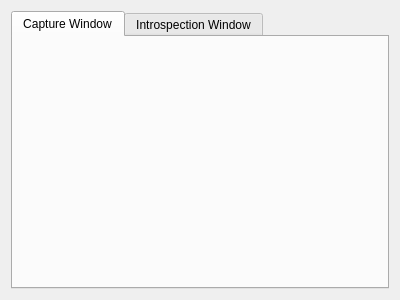
<?xml version="1.0" encoding="UTF-8"?>
<ui version="4.0">
 <class>DebugTabWidget</class>
 <widget class="QWidget" name="DebugTabWidget">
  <property name="geometry">
   <rect>
    <x>0</x>
    <y>0</y>
    <width>400</width>
    <height>300</height>
   </rect>
  </property>
  <property name="windowTitle">
   <string>Form</string>
  </property>
  <layout class="QGridLayout" name="gridLayout">
   <item row="0" column="0">
    <widget class="QTabWidget" name="tabWidget">
     <property name="currentIndex">
      <number>0</number>
     </property>
     <widget class="QWidget" name="captureWindowTab">
      <attribute name="title">
       <string>Capture Window</string>
      </attribute>
      <layout class="QGridLayout" name="gridLayout_2">
       <item row="0" column="0">
        <widget class="orbit_qt::CaptureWindowDebugWidget" name="captureWindowDebugWidget" native="true"/>
       </item>
      </layout>
     </widget>
     <widget class="QWidget" name="introspectionWindowTab">
      <attribute name="title">
       <string>Introspection Window</string>
      </attribute>
      <layout class="QGridLayout" name="gridLayout_3">
       <item row="0" column="0">
        <widget class="orbit_qt::CaptureWindowDebugWidget" name="introspectionWindowDebugWidget" native="true"/>
       </item>
      </layout>
     </widget>
    </widget>
   </item>
  </layout>
 </widget>
 <customwidgets>
  <customwidget>
   <class>orbit_qt::CaptureWindowDebugWidget</class>
   <extends>QWidget</extends>
   <header>OrbitQt/CaptureWindowDebugWidget.h</header>
   <container>1</container>
  </customwidget>
 </customwidgets>
 <resources/>
 <connections/>
</ui>
